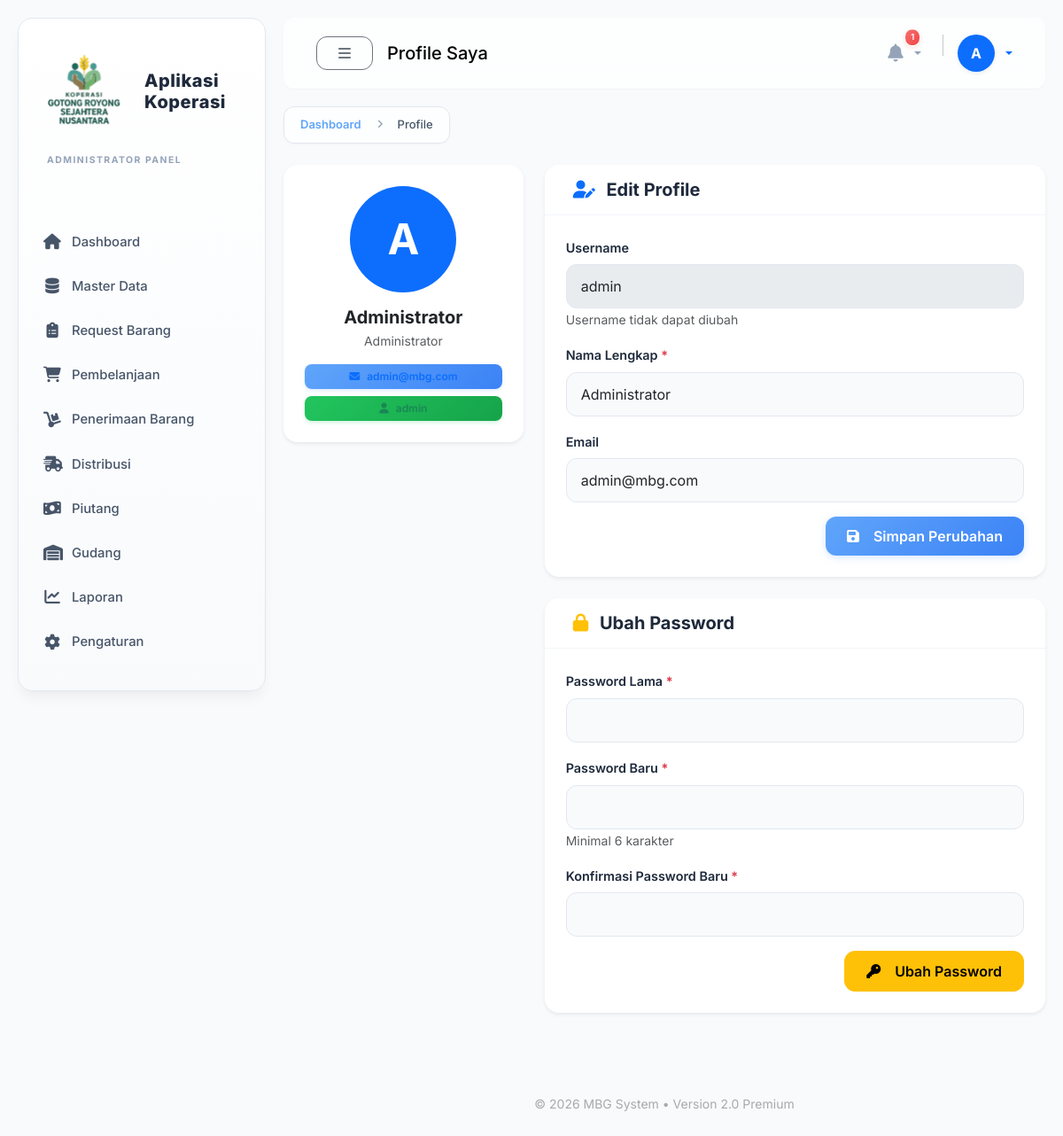
Screenshot of /modules/auth/profile.php (signed in) with the database file from the repository.
### tables this page shows
CREATE TABLE `users` (
  `id` int(11) NOT NULL,
  `username` varchar(50) NOT NULL,
  `password` varchar(255) NOT NULL,
  `nama_lengkap` varchar(100) NOT NULL,
  `email` varchar(100) DEFAULT NULL,
  `no_hp` varchar(20) DEFAULT NULL,
  `role` enum('admin','koperasi','gudang','kantor') NOT NULL,
  `kantor_id` int(11) DEFAULT NULL,
  `foto` varchar(255) DEFAULT NULL,
  `status` enum('aktif','nonaktif') DEFAULT 'aktif',
  `created_at` timestamp NOT NULL DEFAULT current_timestamp(),
  `updated_at` timestamp NULL DEFAULT NULL ON UPDATE current_timestamp()
);

### config/database.php (called while the page is built, shortened)
<?php
$conn = mysqli_connect(DB_HOST, DB_USER, DB_PASS, DB_NAME);
function db_query($query, $params = []) {
    global $conn;
    if (empty($params)) {
        $result = mysqli_query($conn, $query);
        return $result;
    }
    return false;
}
function db_get_row($query, $params = []) {
    $result = db_query($query, $params);
    if ($result && mysqli_num_rows($result) > 0) {
        return mysqli_fetch_assoc($result);
    }
    return null;
}

### helpers/session.php (called while the page is built, shortened)
<?php
function is_logged_in() {
    return isset($_SESSION['user_id']) && !empty($_SESSION['user_id']);
}
function get_user_data($key = null) {
    if ($key === null) {
        return [
            'id' => $_SESSION['user_id'] ?? null,
            'username' => $_SESSION['username'] ?? null,
            'nama_lengkap' => $_SESSION['nama_lengkap'] ?? null,
            'email' => $_SESSION['email'] ?? null,
            'role' => $_SESSION['user_role'] ?? null,
            'kantor_id' => $_SESSION['kantor_id'] ?? null,
            'foto' => $_SESSION['foto'] ?? null
        ];
    }
    $mapping = [
        'id' => 'user_id',
        'role' => 'user_role'
    ];
    $session_key = $mapping[$key] ?? $key;
    return $_SESSION[$session_key] ?? null;
}
function get_role_label($role = null) {
    if ($role === null) {
        $role = get_user_data('role');
    }
    $labels = [
        'admin' => 'Administrator',
        'koperasi' => 'Staff Koperasi',
        'gudang' => 'Staff Gudang',
        'kantor' => 'Staff Kantor'
    ];
    return $labels[$role] ?? $role;
}

### modules/auth/profile.php (the view, shortened to what this page needs)
<?php
require_once '../../helpers/constants.php';
require_once '../../config/database.php';
require_once '../../helpers/session.php';
$page_title = 'Profile Saya';
$user_id = get_user_data('id');
$user = db_get_row("SELECT * FROM users WHERE id = $user_id");
require_once '../../includes/header.php';
require_once '../../includes/sidebar.php';
require_once '../../includes/navbar.php';
?>
<nav aria-label="breadcrumb">
    <ol class="breadcrumb">
        <li class="breadcrumb-item"><a href="<?= BASE_URL ?>/modules/dashboard/index.php">Dashboard</a></li>
        <li class="breadcrumb-item active">Profile</li>
    </ol>
</nav>
<div class="row">
    <div class="col-md-4">
        <div class="card shadow-sm border-0">
            <div class="card-body text-center p-4">
                <div class="mb-3">
                    <?php if ($user['foto']): ?>
                        <img src="<?= BASE_URL ?>/assets/uploads/<?= $user['foto'] ?>"
                             class="rounded-circle" width="120" height="120" style="object-fit: cover;">
                    <?php else: ?>
                        <div class="rounded-circle bg-primary text-white d-inline-flex align-items-center justify-content-center"
                             style="width: 120px; height: 120px; font-size: 3rem; font-weight: bold;">
                            <?= strtoupper(substr($user['nama_lengkap'], 0, 1)) ?>
                        </div>
                    <?php endif; ?>
                </div>
                <h5 class="mb-1 fw-bold"><?= $user['nama_lengkap'] ?></h5>
                <p class="text-muted small mb-3"><?= get_role_label() ?></p>
                <div class="d-grid gap-2">
                    <span class="badge bg-primary bg-opacity-10 text-primary py-2">
                        <i class="fas fa-envelope me-2"></i><?= $user['email'] ?>
                    </span>
                    <span class="badge bg-success bg-opacity-10 text-success py-2">
                        <i class="fas fa-user me-2"></i><?= $user['username'] ?>
                    </span>
                </div>
            </div>
        </div>
    </div>
    <div class="col-md-8">
        <div class="card shadow-sm border-0 mb-4">
            <div class="card-header bg-white py-3">
                <h5 class="mb-0 fw-bold"><i class="fas fa-user-edit me-2 text-primary"></i> Edit Profile</h5>
            </div>
            <div class="card-body p-4">
                <form method="POST" action="">
                    <div class="mb-3">
                        <label class="form-label">Username</label>
                        <input type="text" class="form-control" value="<?= $user['username'] ?>" disabled>
                        <small class="text-muted">Username tidak dapat diubah</small>
                    </div>
                    <div class="mb-3">
                        <label class="form-label">Nama Lengkap <span class="text-danger">*</span></label>
                        <input type="text" class="form-control" name="nama_lengkap"
                               value="<?= $user['nama_lengkap'] ?>" required>
                    </div>
                    <div class="mb-3">
                        <label class="form-label">Email</label>
                        <input type="email" class="form-control" name="email"
                               value="<?= $user['email'] ?>">
                    </div>
                    <div class="d-flex justify-content-end">
                        <button type="submit" class="btn btn-primary px-4">
                            <i class="fas fa-save me-2"></i> Simpan Perubahan
                        </button>
                    </div>
                </form>
            </div>
        </div>
        <div class="card shadow-sm border-0">
            <div class="card-header bg-white py-3">
                <h5 class="mb-0 fw-bold"><i class="fas fa-lock me-2 text-warning"></i> Ubah Password</h5>
            </div>
            <div class="card-body p-4">
                <form method="POST" action="">
                    <div class="mb-3">
                        <label class="form-label">Password Lama <span class="text-danger">*</span></label>
                        <input type="password" class="form-control" name="old_password" required>
                    </div>
                    <div class="mb-3">
                        <label class="form-label">Password Baru <span class="text-danger">*</span></label>
                        <input type="password" class="form-control" name="new_password" required>
                        <small class="text-muted">Minimal 6 karakter</small>
                    </div>
                    <div class="mb-3">
                        <label class="form-label">Konfirmasi Password Baru <span class="text-danger">*</span></label>
                        <input type="password" class="form-control" name="confirm_password" required>
                    </div>
                    <div class="d-flex justify-content-end">
                        <button type="submit" class="btn btn-warning px-4">
                            <i class="fas fa-key me-2"></i> Ubah Password
                        </button>
                    </div>
                </form>
            </div>
        </div>
    </div>
</div>
<?php include '../../includes/footer.php'; ?>

### includes/navbar.php (shortened to what this page needs)
<div id="content">
    <nav class="navbar navbar-expand-lg navbar-custom">
        <div class="container-fluid">
            <button type="button" id="sidebarCollapse" class="btn btn-outline-secondary">
                <i class="fas fa-bars"></i>
            </button>
            <span class="navbar-brand ms-3 mb-0 h1"><?= $page_title ?? 'Dashboard' ?></span>
            <div class="ms-auto d-flex align-items-center gap-2">
                <div class="dropdown">
                    <button class="btn btn-link text-decoration-none dropdown-toggle p-2 border-0 position-relative" type="button" data-bs-toggle="dropdown" style="color: var(--text-muted);">
                        <i class="fas fa-bell fs-5"></i>
                        <?php
                        $notif_query = "SELECT COUNT(*) as total FROM request WHERE status = 'pending'";
                        $notif = db_get_row($notif_query);
                        $notif_count = $notif['total'] ?? 0;
                        if ($notif_count > 0):
                        ?>
                        <span class="position-absolute top-0 start-50 translate-middle-y badge rounded-pill bg-danger border border-white" style="font-size: 0.6rem; padding: 4px 6px;">
                            <?= $notif_count ?>
                        </span>
                        <?php endif; ?>
                    </button>
                </div>
                <div class="dropdown">
                    <button class="btn btn-link text-decoration-none dropdown-toggle d-flex align-items-center p-0 border-0" type="button" data-bs-toggle="dropdown">
                        <div class="user-avatar-wrapper shadow-sm rounded-circle overflow-hidden border-2 border-white" style="width: 42px; height: 42px;">
                            <?php if ($user['foto']): ?>
                            <img src="<?= BASE_URL ?>/assets/uploads/<?= $user['foto'] ?>"
                                 class="w-100 h-100 object-fit-cover" alt="User">
                            <?php else: ?>
                            <div class="w-100 h-100 d-flex align-items-center justify-content-center bg-primary text-white fw-bold">
                                <?= strtoupper(substr($user['nama_lengkap'], 0, 1)) ?>
                            </div>
                            <?php endif; ?>
                        </div>
                    </button>
                </div>
            </div>
        </div>
    </nav>
    <div class="content-wrapper">

### includes/header.php (style rules this page uses)
:root { --sidebar-width: 280px; --navbar-height: 80px; --sidebar-margin: 20px; --primary: #60a5fa; --primary-dark: #3b82f6; --primary-light: #dbeafe; --primary-lighter: #eff6ff; --secondary: #94a3b8; --accent: #38bdf8; --bg-main: #f8fafc; --bg-light: #ffffff; --surface: #ffffff; --surface-elevated: #fafbfc; --text-main: #1e293b; --text-secondary: #475569; --text-muted: #94a3b8; --success: #22c55e; --warning: #fbbf24; --danger: #f87171; --info: #60a5fa; --border-light: #e2e8f0; --border-lighter: #f1f5f9; --shadow-sm: 0 1px 2px 0 rgb(0 0 0 / 0.03); --shadow-md: 0 4px 6px -1px rgb(0 0 0 / 0.05), 0 2px 4px -2px rgb(0 0 0 / 0.03); --shadow-lg: 0 10px 15px -3px rgb(0 0 0 / 0.05), 0 4px 6px -4px rgb(0 0 0 / 0.03); --shadow-xl: 0 20px 25px -5px rgb(0 0 0 / 0.05), 0 8px 10px -6px rgb(0 0 0 / 0.03); --radius-md: 12px; --radius-lg: 16px; --radius-xl: 24px; }
body { font-family: 'Inter', system-ui, -apple-system, sans-serif; background-color: var(--bg-main); color: var(--text-main); -webkit-font-smoothing: antialiased; overflow-x: hidden; }
#content { width: 100%; transition: all 0.3s cubic-bezier(0.4, 0, 0.2, 1); margin-left: calc(var(--sidebar-width) + var(--sidebar-margin)); flex-grow: 1; min-width: 0; }
.navbar-custom { background: rgba(255, 255, 255, 0.7); backdrop-filter: blur(12px); border: 1px solid rgba(255, 255, 255, 0.3); border-radius: var(--radius-md); padding: 0 1.5rem; height: var(--navbar-height); margin-bottom: var(--sidebar-margin); box-shadow: var(--shadow-sm); display: flex; align-items: center; }
.content-wrapper { padding: 0; }
.card { border: none; border-radius: var(--radius-lg); box-shadow: var(--shadow-md); background: #fff; transition: transform 0.3s ease, box-shadow 0.3s ease; overflow: hidden; margin-bottom: var(--sidebar-margin); }
.card-header { background: transparent; padding: 1.5rem 2rem; border-bottom: 1px solid #f1f5f9; font-weight: 700; color: var(--text-main); font-size: 1.1rem; }
.card-body { padding: 2rem; }
.btn { border-radius: 12px; padding: 10px 24px; font-weight: 600; transition: all 0.2s; display: inline-flex; align-items: center; gap: 8px; }
.btn-primary { background: linear-gradient(135deg, #60a5fa 0%, #3b82f6 100%); border: none; box-shadow: 0 2px 8px rgba(96, 165, 250, 0.25); }
.breadcrumb { background: rgba(255, 255, 255, 0.7); backdrop-filter: blur(8px); padding: 10px 18px; border-radius: var(--radius-md); border: 1px solid var(--border-light); display: inline-flex; align-items: center; margin-bottom: 1.5rem; box-shadow: var(--shadow-sm); }
.breadcrumb-item { display: flex; align-items: center; gap: 6px; }
.breadcrumb-item a { color: var(--primary); text-decoration: none; font-weight: 600; font-size: 0.8125rem; transition: all 0.2s; display: flex; align-items: center; gap: 6px; }
.breadcrumb-item.active { color: var(--text-secondary); font-weight: 500; font-size: 0.8125rem; }
.breadcrumb-item + .breadcrumb-item::before { content: "\f105"; font-family: "Font Awesome 6 Free"; font-weight: 900; padding: 0 10px; color: var(--text-muted); font-size: 0.7rem; }
.badge { padding: 6px 14px; border-radius: 8px; font-weight: 600; font-size: 0.75rem; }
.form-control, .form-select { border-radius: 12px; padding: 12px 16px; border: 1px solid #e2e8f0; background: #f8fafc; transition: all 0.2s; }
label { font-weight: 600; margin-bottom: 0.5rem; color: var(--text-main); font-size: 0.9rem; }
* { transition-timing-function: cubic-bezier(0.4, 0, 0.2, 1); }
.badge.bg-primary { background: linear-gradient(135deg, #60a5fa 0%, #3b82f6 100%) !important; box-shadow: 0 2px 4px rgba(96, 165, 250, 0.2); }
.badge.bg-success { background: linear-gradient(135deg, #22c55e 0%, #16a34a 100%) !important; box-shadow: 0 2px 4px rgba(34, 197, 94, 0.2); }
.badge.bg-danger { background: linear-gradient(135deg, #f87171 0%, #ef4444 100%) !important; box-shadow: 0 2px 4px rgba(248, 113, 113, 0.2); }

### rows the page displays
users: nama_lengkap "A", nama_lengkap "Administrator", email "admin@mbg.com", username "admin"

### other values shown
get_role_label() "ADMINISTRATOR"
$page_title "Profile Saya"
$notif_count "1"
get_role_label() "Administrator"
